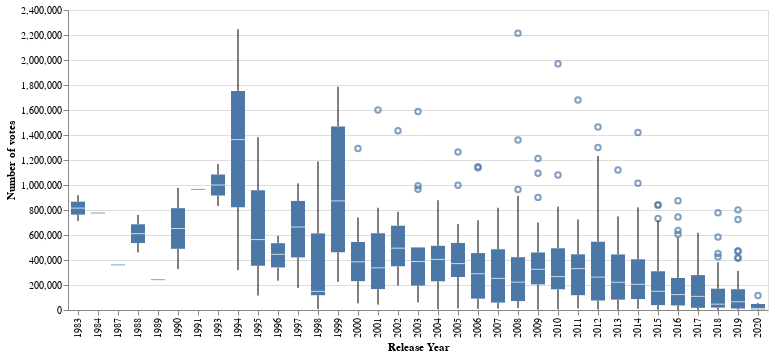

The Vega-Lite source for this figure:
### Vega-Lite specification from a JSON file in a GitHub repository (floating-point values rounded to 4 significant figures; data arrays with more than 128 entries replaced by an {"elided": "..."} marker saying what was removed)
{"config": {"view": {"continuousWidth": 400, "continuousHeight": 300}}, "data": {"name": "data-15cfd3cdb747bf7110c070ffd30ccca5"}, "mark": "boxplot", "encoding": {"x": {"type": "nominal", "field": "release_year", "title": "Release Year"}, "y": {"type": "quantitative", "field": "votes", "title": "Number of votes"}}, "$schema": "https://vega.github.io/schema/vega-lite/v4.8.1.json", "datasets": {"data-15cfd3cdb747bf7110c070ffd30ccca5": {"elided": "771 records"}}}
